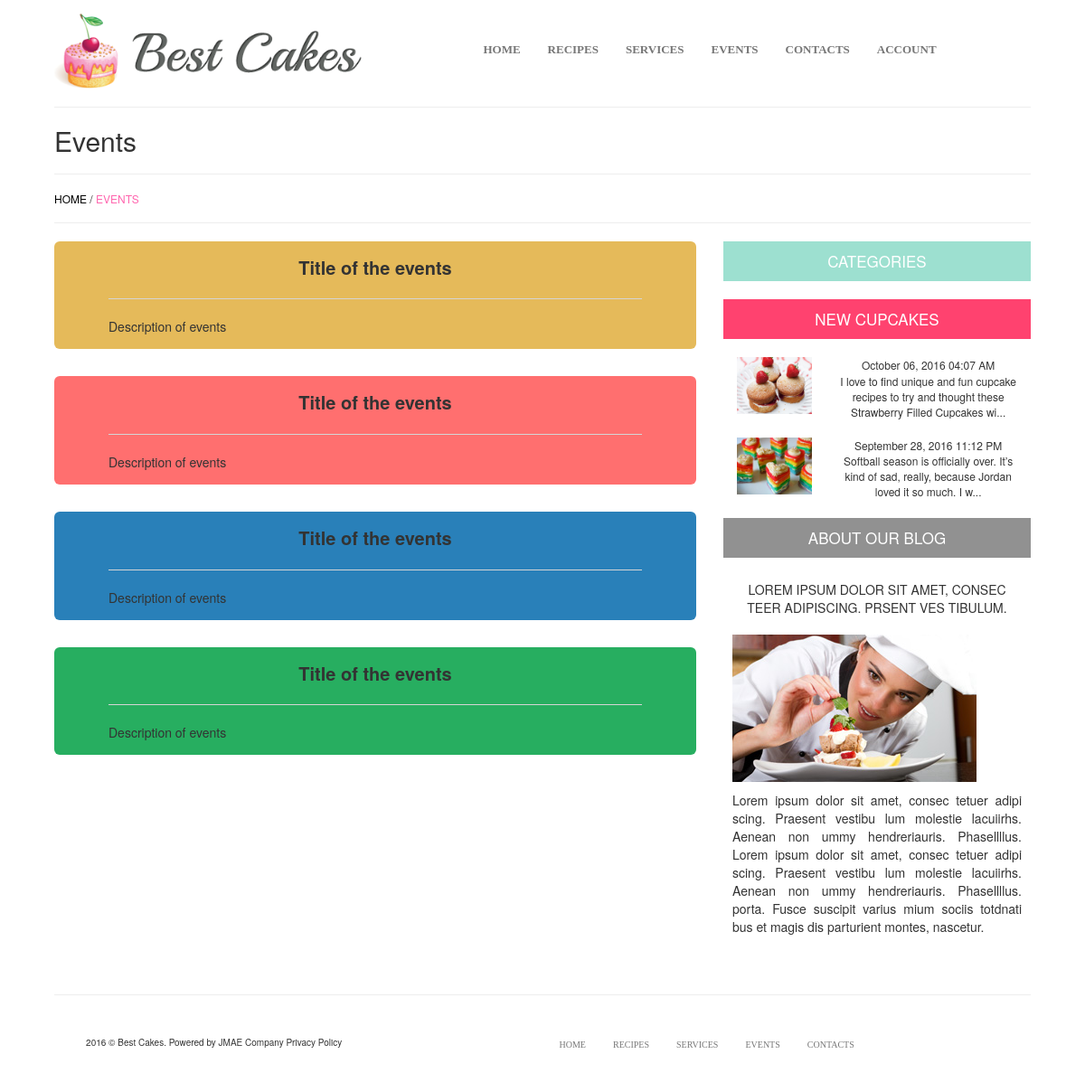
The app's page /index.php/events, older data.
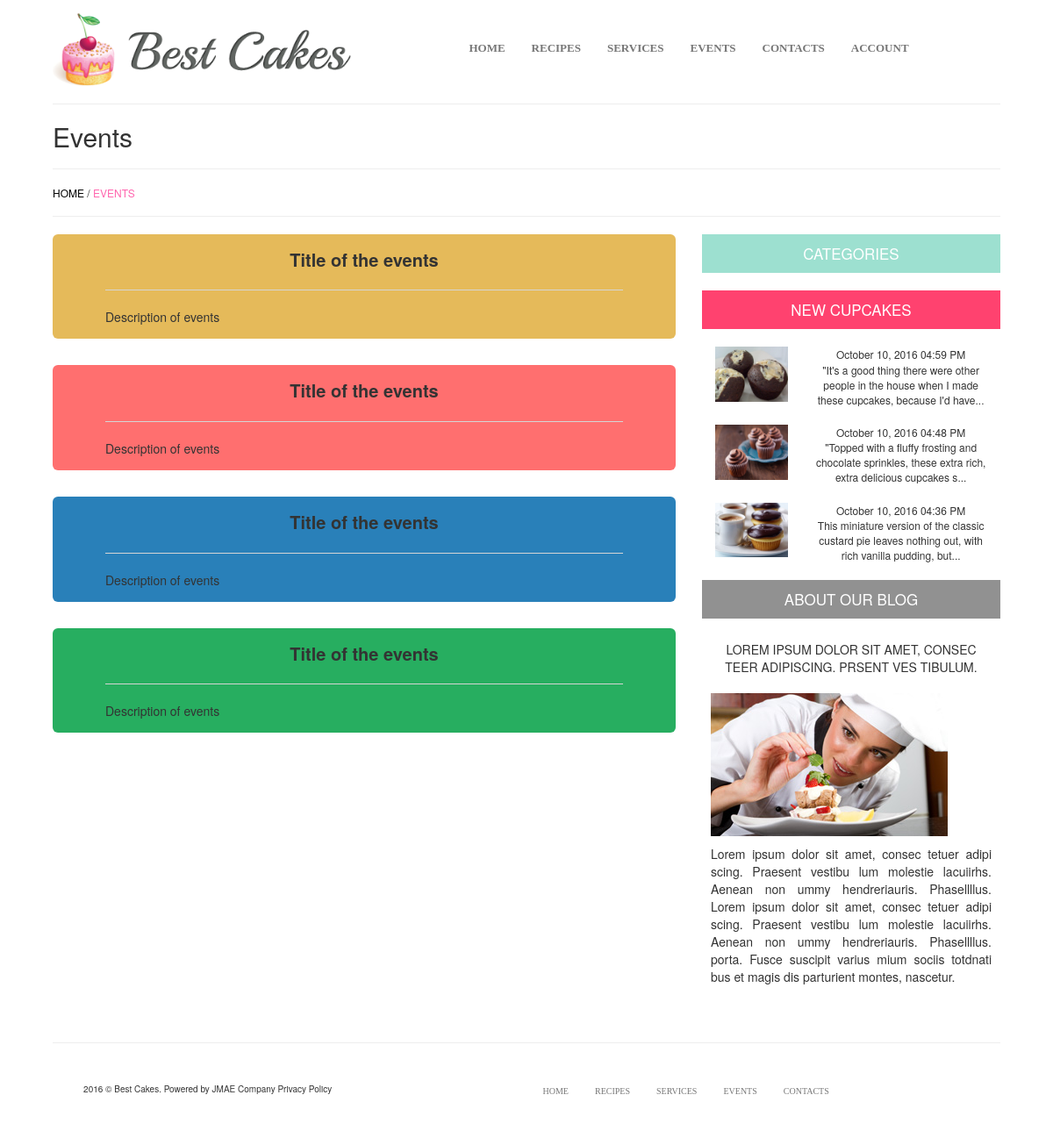
The same page, newer data.
### tables this page shows
CREATE TABLE `posted` (
  `NO` int(11) NOT NULL,
  `NAME` varchar(100) NOT NULL,
  `ACCOUNT_TYPE` varchar(20) NOT NULL,
  `TITLE` varchar(255) NOT NULL,
  `IMAGEURL` varchar(100) NOT NULL,
  `DESCRIPTION` varchar(5000) NOT NULL,
  `DATE` varchar(50) NOT NULL,
  `TEMPLATENAME` varchar(50) NOT NULL,
  `RECIPES` varchar(5000) NOT NULL,
  `COMMAND` varchar(50) NOT NULL,
  `PRICE` varchar(50) NOT NULL,
  `CATEGORIES` varchar(50) NOT NULL
);

### application/controllers/Events.php (called while the page is built, shortened)
<?php
class Events extends CI_Controller
{
	public function __construct()
    {
        $this->load->model('Users_model');
        $this->load->model('Postcontent_model');
        $this->load->model('Recipes_model');
        $this->load->model('Categories_model');
    }
	public function index()
	{
		$details = array (
			'popular_content'			=>	$this->Recipes_model->get_content_popular(),
			'categories_content'		=>  $this->Categories_model->get_content(),
			'curpage'			=>	'events',
			'title'				=>	'Events'
		);
		$this->load->view('template.php', $details);
	}
}

### index.php (called while the page is built, shortened)
<?php
require_once BASEPATH.'core/CodeIgniter.php';

### application/models/Recipes_model.php (called while the page is built, shortened)
<?php
class Recipes_model extends CI_Model
{
	public $table 		 			= "posted";
	public $dbno 					= "NO";
	public $command 				= "COMMAND";
	public $templatename 			= "TEMPLATENAME";
	function get_content_popular(){
		$row = 	$this->db->where($this->templatename, 'DESIGN2')
						 ->where($this->command, 'SELL')
						 ->order_by($this->dbno, "DESC")
						 ->limit(3, 0)
				 		 ->get($this->table);
		return $row->result();
	}
}

### application/views/templatebodycontent_right.php (the view, shortened to what this page needs)
<div class="panel-group" id="accordion" role="tablist" aria-multiselectable="true">
    <div class="panel panel-default no-border no-mar-bot" >
        <div class="panel-heading no-border"  style="background-color: #9DE0D0;">
            <div class="font-seventen color-white text-center">
                <span class="collapsed" role="button" data-toggle="collapse" data-parent="#accordion" href="#collapseTwo" aria-expanded="false" aria-controls="collapseTwo">
                    CATEGORIES
                </span>
            </div>
        </div>
    </div>
</div>
<div class="panel panel-default no-border">
    <div class="panel-heading no-border" style="background-color: #FF426F;">
        <div class="font-seventen color-white text-center">NEW CUPCAKES</div>
    </div>
    <div class="panel-body no-pad">
        <div class="row">
            <?php
                foreach ($popular_content as $popcont) {
                ?>
                <div class="col-md-12 pad-top">
                    <div class="col-md-4">
                        <a class="cursor-pointer"><img src="<?php echo base_url();?>public/img/<?php echo $popcont->IMAGEURL;?>" class="img-responsive"></a>
                    </div>
                    <div class="col-md-8 font-twelve text-center">
                        <div><?php echo $popcont->DATE; ?></div>
                        <div><?php echo substr($popcont->DESCRIPTION, 0, 100). "..." ?></div>
                    </div>
                </div>
            <?php
                }
            ?>
        </div>
    </div>
</div>
<div class="panel panel-default no-border">
    <div class="panel-heading no-border" style="background-color: #919191;">
        <div class="font-seventen color-white text-center">ABOUT OUR BLOG</div>
    </div>
    <div class="panel-body">
        <div class="row text-center">
            <div class="col-md-12 pad-ten">
                LOREM IPSUM DOLOR SIT AMET, CONSEC TEER ADIPISCING. PRSENT VES TIBULUM.
            </div>
            <div class="col-md-12 pad-ten">
                <img class="img-responsive" src="<?php echo base_url();?>public/img/page1-img1.jpg"/>
            </div>
            <div class=" pad-ten justify-text">
                Lorem ipsum dolor sit amet, consec tetuer adipi scing. Praesent vestibu lum molestie lacuiirhs. Aenean non ummy hendreriauris. Phasellllus.
                Lorem ipsum dolor sit amet, consec tetuer adipi scing. Praesent vestibu lum molestie lacuiirhs. Aenean non ummy hendreriauris. Phasellllus. porta. Fusce suscipit varius mium sociis totdnati bus et magis dis parturient montes, nascetur.
            </div>
        </div>
    </div>
</div>

Row changes from the older to the newer data that the page shows:
no longer on this page (row edited): posted: IMAGEURL (picture), DATE "October 06, 2016 04:07 AM", DESCRIPTION "I love to find unique and fun cupcake recipes to try and thought these Strawberry Filled Cupcakes wi"
no longer on this page (row edited): posted: IMAGEURL (picture), DATE "September 28, 2016 11:12 PM", DESCRIPTION "Softball season is officially over. It’s kind of sad, really, because Jordan loved it so much. I w"
now on this page (row edited): posted: IMAGEURL (picture), DATE "October 10, 2016 04:59 PM", DESCRIPTION "\"It's a good thing there were other people in the house when I made these cupcakes, because I'd have"
now on this page (row edited): posted: IMAGEURL (picture), DATE "October 10, 2016 04:48 PM", DESCRIPTION "\"Topped with a fluffy frosting and chocolate sprinkles, these extra rich, extra delicious cupcakes s"
now on this page (row edited): posted: IMAGEURL (picture), DATE "October 10, 2016 04:36 PM", DESCRIPTION "This miniature version of the classic custard pie leaves nothing out, with rich vanilla pudding, but"
